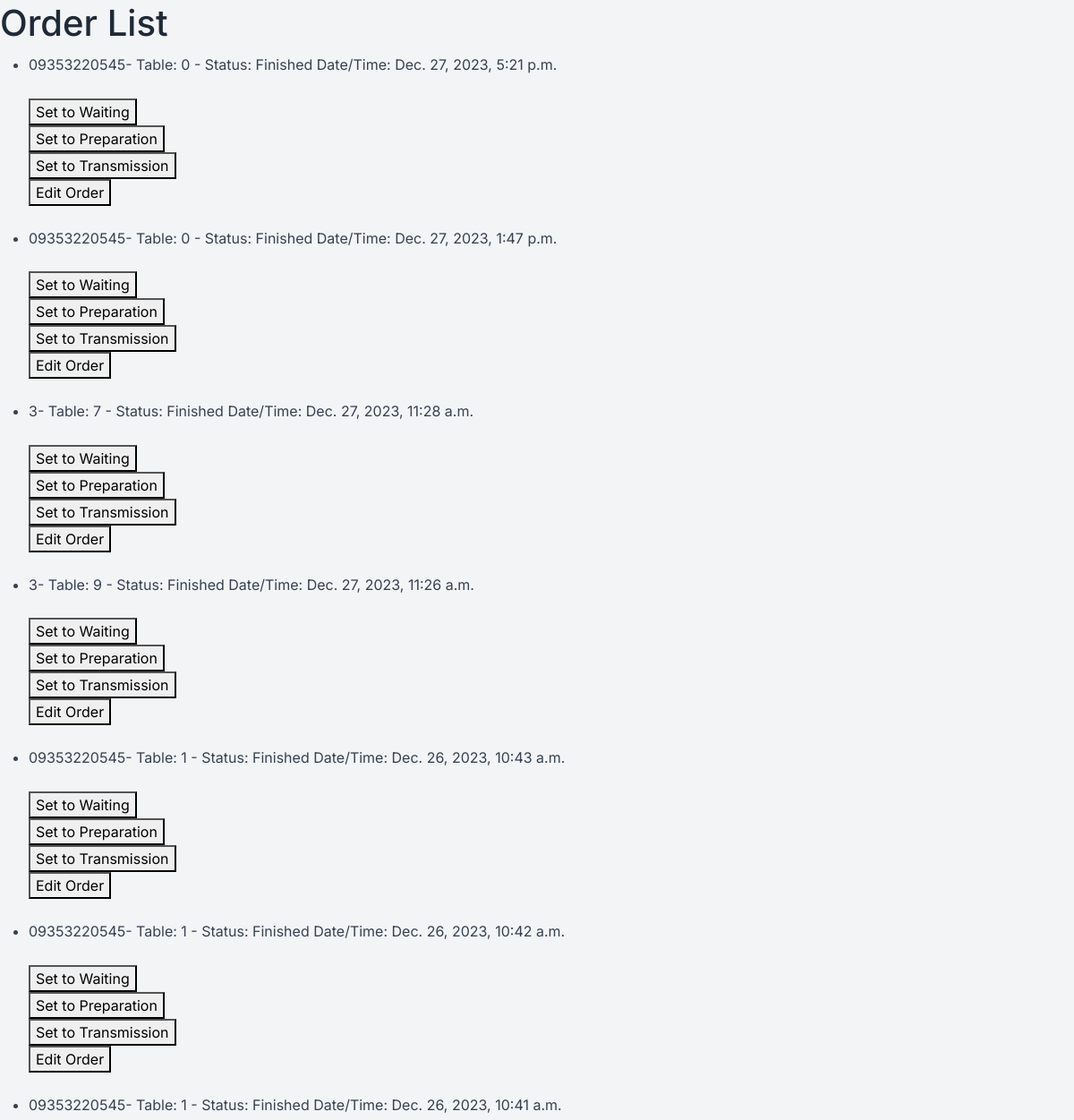
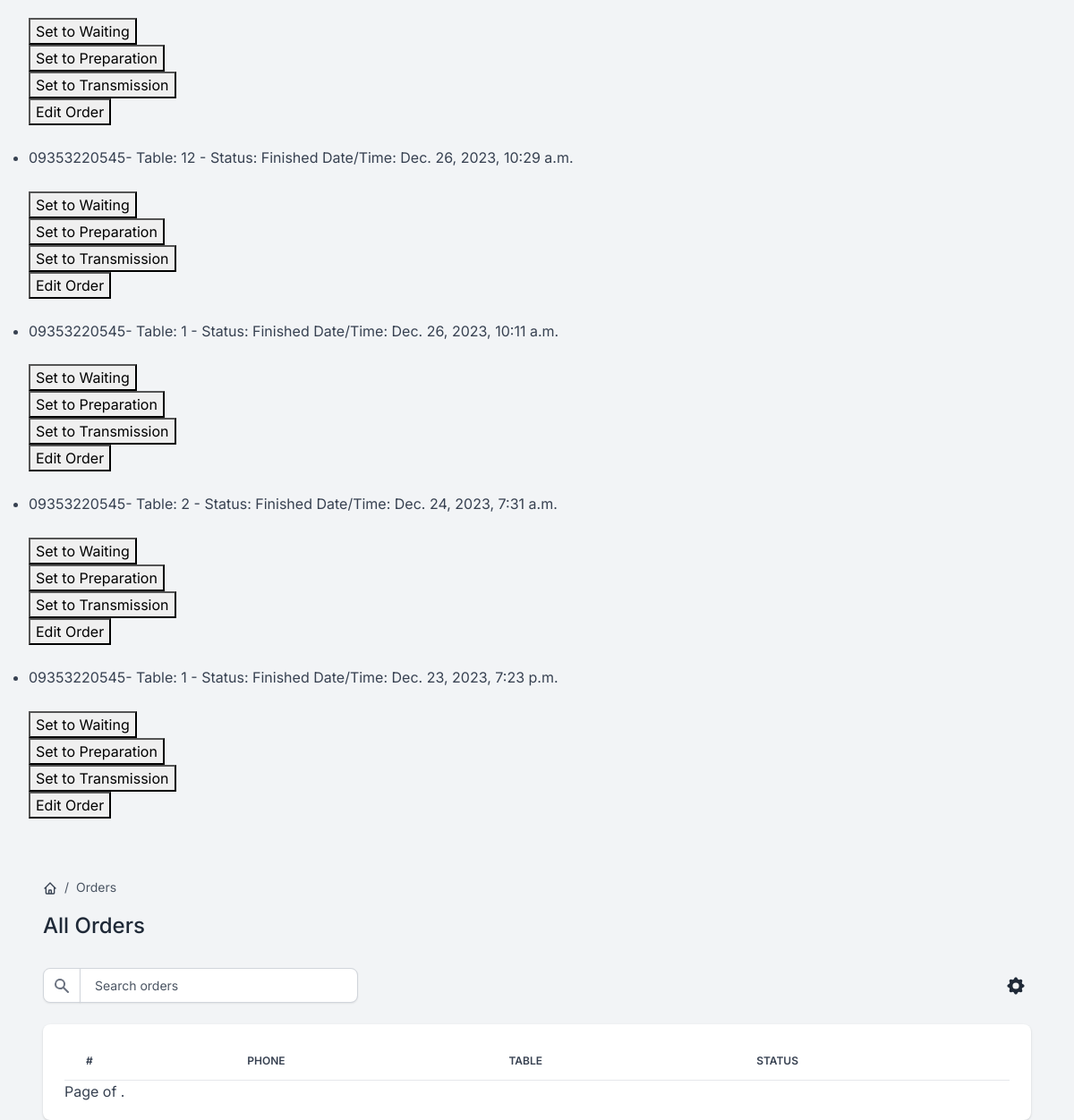
Screenshot of /orders/orders/f with the database file from the repository (2 pictures, top to bottom).
### order/models.py (models this page shows, shortened)
class Order(BaseModel):
    status_fields = [("W", "Waiting"),
                     ("C", "Canceled"),
                     ("P", "Preparation"),
                     ("T", "Transmission"),
                     ("F", "Finished")]
    customer_phone = models.CharField(max_length=100, blank=True, null=True)
    id = models.UUIDField(primary_key=True, default=uuid.uuid4)
    status = models.CharField(max_length=1, choices=status_fields, default='W')
    table = models.ForeignKey(Table, on_delete=models.SET_NULL, null=True, related_name='orders')
    class Meta:
        ordering = ['-created_at']
        indexes = [
            models.Index(fields=['-created_at']),
        ]

### tables/models.py (models this page shows)
class Table(BaseModel):
    status_fields = [("R", "Reserved"), ("E", "Empty"), ("F", "Full"), ("T", "TakeAway")]
    number = models.PositiveIntegerField()
    status = models.CharField(max_length=1, choices=status_fields, default='E')
    def __str__(self) -> str:
        return f'{self.number}'

### order/views.py (the view)
# urls.py: path('orders/f', views.OrderFinishedistView.as_view(), name='list-order-f'),
class OrderFinishedistView(ListView):
    model = Order
    template_name = 'Order_ListOrder.html'
    context_object_name = 'orders'
    ordering = ['-created_at']
    def get_queryset(self):
        return Order.objects.filter(status='F')

### core/models.py (called while the page is built)
    def get_queryset(self):
        return super().get_queryset().filter(deleted_at__isnull=True)

### templates/Order_ListOrder.html (shortened to what this page needs)
{% extends "base.html" %}
{% block content %}
    <h1>Order List</h1>
    <ul>
        {% for order in orders %}
            <li>{{ order.customer_phone }}- Table: {{ order.table }} - Status: {{ order.get_status_display }} Date/Time: {{ order.created_at }}</li>
            <form method="post" action="{% url 'order:change-status' order.id %}">
                <br>
                {% if not order.status == 'W' %}
                    <button type="submit" name="new_status" value="W">Set to Waiting</button>
                    <br>
                {% endif %}
                {% if not order.status == 'P' %}
                    <button type="submit" name="new_status" value="P">Set to Preparation</button>
                    <br>
                {% endif %}
                {% if not order.status == 'T' %}
                    <button type="submit" name="new_status" value="T">Set to Transmission</button>
                    <br>
                {% endif %}
            </form>
            <form action="{% url 'order:update-order' order.pk %}" method="post">
            <button type="submit" name="edit-order" value="Edit Order">Edit Order</button>
            </form>
            <br>
        {% endfor %}
    </ul>
  <div class="d-flex justify-content-between flex-wrap flex-md-nowrap align-items-center py-4 mx-5">
      <div class="d-block mb-4 mb-md-0">
          <nav aria-label="breadcrumb" class="d-none d-md-inline-block">
              <ol class="breadcrumb breadcrumb-dark breadcrumb-transparent">
                  <li class="breadcrumb-item">
                      <a href="{% url 'core:home' %}">
                      </a>
                  </li>
                  <li class="breadcrumb-item active" aria-current="page">Orders</li>
              </ol>
          </nav>
          <h2 class="h4">All Orders</h2>
      </div>
  </div>
  <div class="table-settings mb-4 mx-5">
      <div class="row align-items-center justify-content-between">
          <div class="col col-md-6 col-lg-3 col-xl-4">
              <div class="input-group me-2 me-lg-3 fmxw-400">
                  <span class="input-group-text">
                  </span>
                  <input type="text" class="form-control" placeholder="Search orders">
              </div>
          </div>
          <div class="col-4 col-md-2 col-xl-1 ps-md-0 text-end">
              <div class="dropdown">
                  <button class="btn btn-link text-dark dropdown-toggle dropdown-toggle-split m-0 p-1" data-bs-toggle="dropdown" aria-haspopup="true" aria-expanded="false">
                  </button>
              </div>
          </div>
      </div>
  </div>
  <div class="card card-body border-0 shadow table-wrapper table-responsive mx-5">
      <table class="table table-hover">
          <thead>
              <tr>
                  <th class="border-gray-200">#</th>
                  <th class="border-gray-200">Phone</th>
                  <th class="border-gray-200">Table</th>
                  <th class="border-gray-200">Status</th>
              </tr>
          </thead>
      </table>
<div>
    <span>
        Page {{ user_order.number }} of {{ user_order.paginator.num_pages }}.
    </span>
</div>
  </div>
{% endblock content %}

### templates/base.html (shortened to what this page needs)
<!DOCTYPE html>
<html lang="en">
<head>
<link type="text/css" href="/static/assets/vendor/sweetalert2/dist/sweetalert2.min.css" rel="stylesheet">
<link type="text/css" href="/static/assets/vendor/notyf/notyf.min.css" rel="stylesheet">
<link type="text/css" href="/static/assets/css/volt.css" rel="stylesheet">
</head>
<body>
    {% block content %}{% endblock content %}
</body>
</html>

### rows the page displays
Order: customer_phone "09353220545", table "0", status "Finished", created_at "Dec. 27, 2023, 5:21 p.m.", shows "Set to Waiting", shows "Set to Preparation", shows "Set to Transmission"
Order: customer_phone "09353220545", table "0", status "Finished", created_at "Dec. 27, 2023, 1:47 p.m.", shows "Set to Waiting", shows "Set to Preparation", shows "Set to Transmission"
Order: customer_phone "3", table "7", status "Finished", created_at "Dec. 27, 2023, 11:28 a.m.", shows "Set to Waiting", shows "Set to Preparation", shows "Set to Transmission"
Order: customer_phone "3", table "9", status "Finished", created_at "Dec. 27, 2023, 11:26 a.m.", shows "Set to Waiting", shows "Set to Preparation", shows "Set to Transmission"
Order: customer_phone "09353220545", table "1", status "Finished", created_at "Dec. 26, 2023, 10:43 a.m.", shows "Set to Waiting", shows "Set to Preparation", shows "Set to Transmission"
Order: customer_phone "09353220545", table "1", status "Finished", created_at "Dec. 26, 2023, 10:42 a.m.", shows "Set to Waiting", shows "Set to Preparation", shows "Set to Transmission"
Order: customer_phone "09353220545", table "1", status "Finished", created_at "Dec. 26, 2023, 10:41 a.m.", shows "Set to Waiting", shows "Set to Preparation", shows "Set to Transmission"
Order: customer_phone "09353220545", table "12", status "Finished", created_at "Dec. 26, 2023, 10:29 a.m.", shows "Set to Waiting", shows "Set to Preparation", shows "Set to Transmission"
Order: customer_phone "09353220545", table "1", status "Finished", created_at "Dec. 26, 2023, 10:11 a.m.", shows "Set to Waiting", shows "Set to Preparation", shows "Set to Transmission"
Order: customer_phone "09353220545", table "2", status "Finished", created_at "Dec. 24, 2023, 7:31 a.m.", shows "Set to Waiting", shows "Set to Preparation", shows "Set to Transmission"
Order: customer_phone "09353220545", table "1", status "Finished", created_at "Dec. 23, 2023, 7:23 p.m.", shows "Set to Waiting", shows "Set to Preparation", shows "Set to Transmission"
